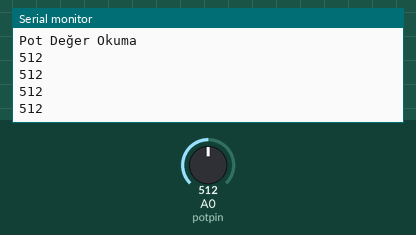
This sketch was run on a simulated Arduino Uno, built with avr-gcc and run on an emulated ATmega328P. On the bench: the last lines printed to the serial monitor. Inputs (shaded band) come from the test bench; at power-on: A0 (potpin) = 512.

Above: at 1.2 s.
1.3 s: A0 (potpin) set to 716
At 1.71 s:
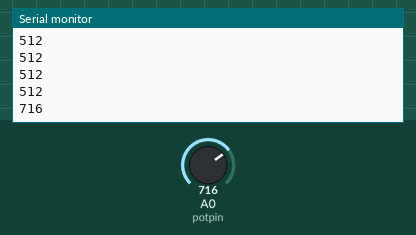
2.8 s: A0 (potpin) set to 900
At 2.91 s:
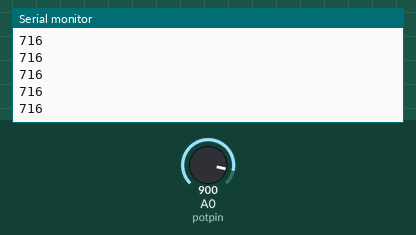
Timing chart, 0 to 5.8 s (numbered marks = the images above; inputs shaded):
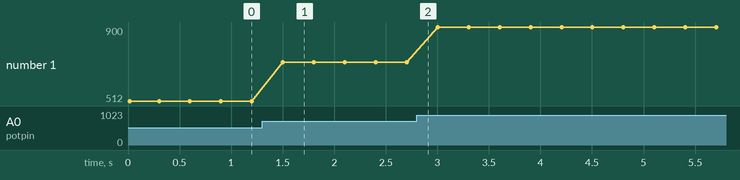

Measured:
- after the input at 1.3 s, the serial monitor: prints a new line after 0.20 s (image 1)
- plotted number 1: 512 → 716 after the input at 1.3 s, 716 → 900 after the input at 2.8 s

The sketch:

potanstiyometre.ino
```cpp
#define potpin A0
int deger = 0;
void setup() {
  // put your setup code here, to run once:
  Serial.begin(9600);
  Serial.println("Pot Değer Okuma");
}

void loop() {
  // put your main code here, to run repeatedly:
  deger = analogRead(potpin);
  Serial.println(deger);
  delay(300);
}
```
